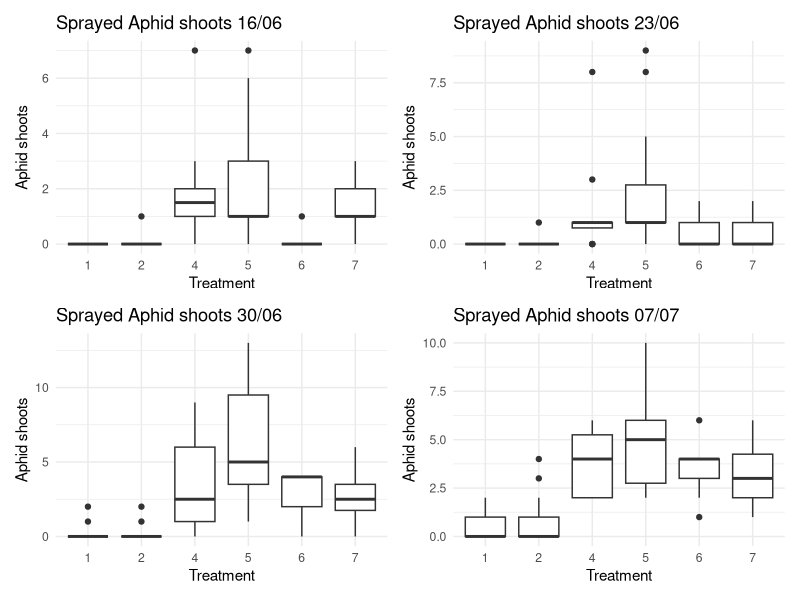
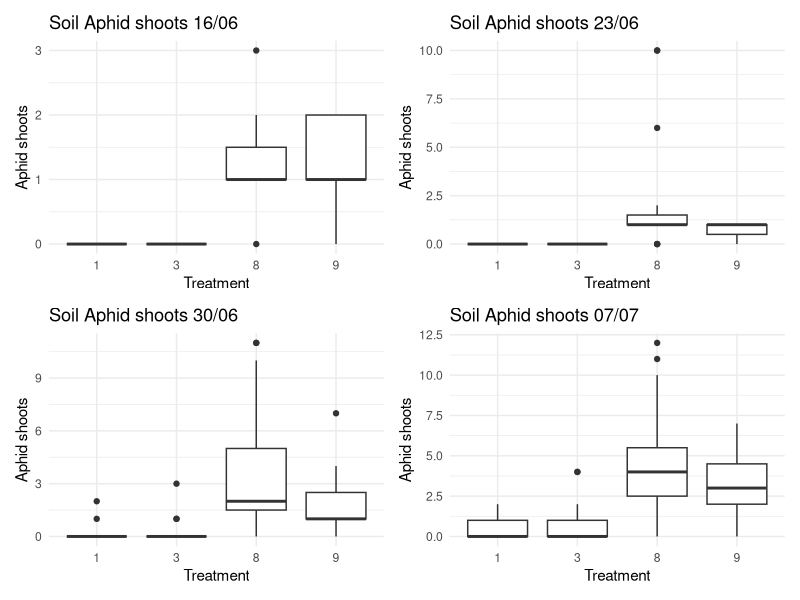
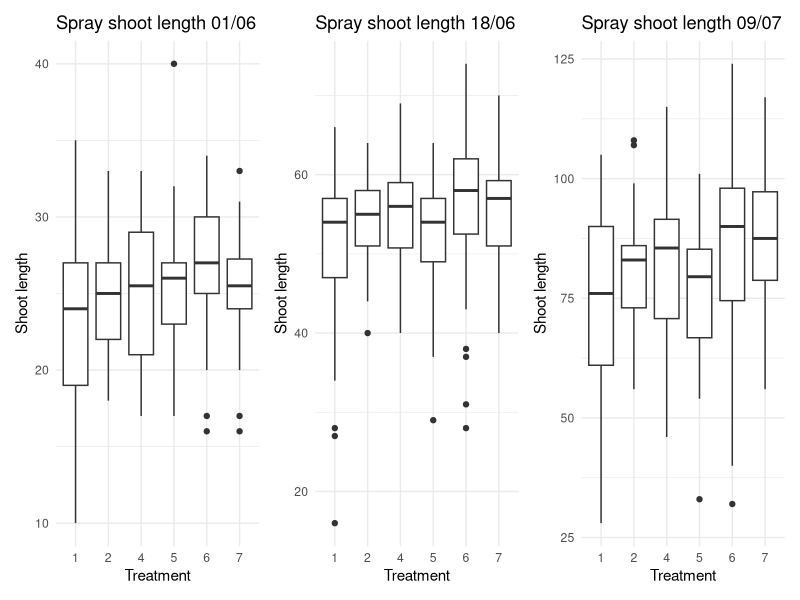
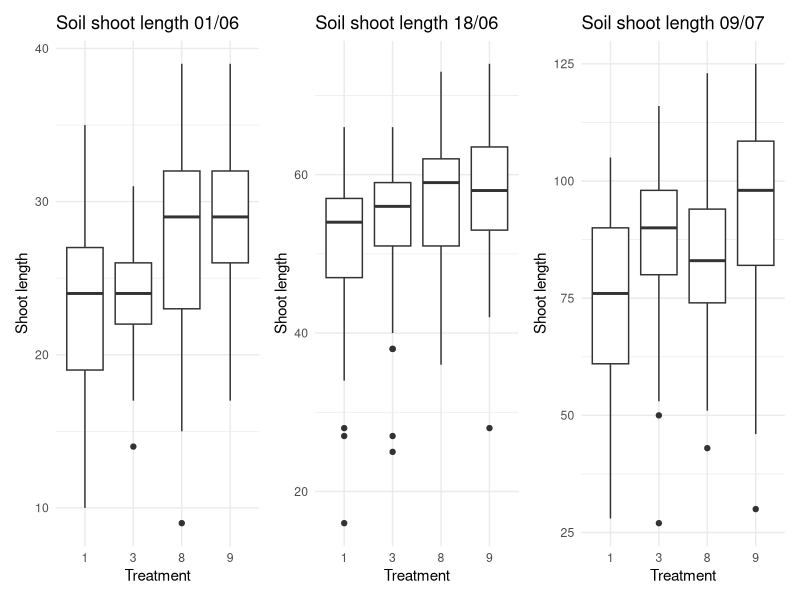

These charts were generated, in order, by the following R code:
## ---- chunk 1
knitr::opts_chunk$set(echo = TRUE)

library(tidyverse)
library(stringr)
library(readxl)
library(readr)
library(lubridate)
library(patchwork)
## ---- chunk 2
##Aphid infected shoots##

#Loading dataset for aphid infected shoots 
aphid_infected_shoot <- read_excel("data/Aphid_shoot_trial1.xlsx")


#Dataframe for frass spray application experiment
spray_frass.df <- aphid_infected_shoot %>% 
  filter(experiment %in% c('felles', '2a'))

#Dataframe for frass in soil experiment
frass_soil.df <- aphid_infected_shoot %>% 
  filter(experiment %in% c('felles', '2b'))
## ---- chunk 3

#Making dataframe of each date measured. Filtering out treatment 3 since this is the control for experiment 2b.

aphid_shoot_spray1.df <- spray_frass.df %>%
  filter(!behandling == 3) %>% 
    select(Trenummer,behandling,`Aphid_16/06`) %>% 
    group_by(behandling)

aphid_shoot_spray2.df <- spray_frass.df %>%
  filter(!behandling == 3) %>% 
    select(Trenummer,behandling, `Aphid_ 23/06`) %>% 
    group_by(behandling)

aphid_shoot_spray3.df <- spray_frass.df %>%
  filter(!behandling == 3) %>% 
    select(Trenummer,behandling, `Aphid_30/06`) %>% 
    group_by(behandling)

aphid_shoot_spray4.df <- spray_frass.df %>%
  filter(!behandling == 3) %>% 
    select(Trenummer,behandling, `Aphid_07/07`) %>% 
    group_by(behandling)
## ---- chunk 4
#Making dataframe of each date measured. Filtering out treatment 2 since this is the control for experiment 2a.

frass_soil_shoot1.df <- frass_soil.df %>%
  filter(!behandling == 2) %>% 
    select(Trenummer,behandling,`Aphid_16/06`) %>% 
    group_by(behandling)

frass_soil_shoot2.df <- frass_soil.df %>%
  filter(!behandling == 2) %>% 
    select(Trenummer,behandling, `Aphid_ 23/06`) %>% 
    group_by(behandling)

frass_soil_shoot3.df <- frass_soil.df %>%
  filter(!behandling == 2) %>% 
    select(Trenummer,behandling, `Aphid_30/06`) %>% 
    group_by(behandling)

frass_soil_shoot4.df <- frass_soil.df %>%
  filter(!behandling == 2) %>% 
    select(Trenummer,behandling, `Aphid_07/07`) %>% 
    group_by(behandling)
## ---- chunk 5

#Making simple boxplots for visualisation for spray application experiment

 p1 <- ggplot(aphid_shoot_spray1.df) +
  aes(x = behandling, y = `Aphid_16/06`) +
  geom_boxplot() +
  scale_color_hue(direction = 1) +
  labs(
    x = "Treatment",
    y = "Aphid shoots",
    title = "Sprayed Aphid shoots 16/06"
  ) +
   theme_minimal()

 p2 <- ggplot(aphid_shoot_spray2.df) +
  aes(x = behandling, y = `Aphid_ 23/06`
      ) +
  geom_boxplot() +
  scale_color_hue(direction = 1) +
  labs(
    x = "Treatment",
    y = "Aphid shoots",
    title = "Sprayed Aphid shoots 23/06"
  ) +
  theme_minimal()


 p3 <- ggplot(aphid_shoot_spray3.df) +
  aes(x = behandling, y = `Aphid_30/06`
      ) +
  geom_boxplot() +
  scale_color_hue(direction = 1) +
  labs(
    x = "Treatment",
    y = "Aphid shoots",
    title = "Sprayed Aphid shoots 30/06"
  ) +
  theme_minimal()

 p4 <- ggplot(aphid_shoot_spray4.df) +
  aes(x = behandling, y = `Aphid_07/07`
      ) +
  geom_boxplot() +
  scale_color_hue(direction = 1) +
  labs(
    x = "Treatment",
    y = "Aphid shoots",
    title = "Sprayed Aphid shoots 07/07"
  ) +
  theme_minimal()


 p1 + p2 + p3 + p4

## ---- chunk 6
#Making simple boxplots for visualisation for frass in soil experiment

 s1 <- ggplot(frass_soil_shoot1.df) +
  aes(x = behandling, y = `Aphid_16/06`) +
  geom_boxplot() +
  scale_color_hue(direction = 1) +
  labs(
    x = "Treatment",
    y = "Aphid shoots",
    title = "Soil Aphid shoots 16/06"
  ) +
   theme_minimal()

 s2 <- ggplot(frass_soil_shoot2.df) +
  aes(x = behandling, y = `Aphid_ 23/06`
      ) +
  geom_boxplot() +
  scale_color_hue(direction = 1) +
  labs(
    x = "Treatment",
    y = "Aphid shoots",
    title = "Soil Aphid shoots 23/06"
  ) +
  theme_minimal()


 s3 <- ggplot(frass_soil_shoot3.df) +
  aes(x = behandling, y = `Aphid_30/06`
      ) +
  geom_boxplot() +
  scale_color_hue(direction = 1) +
  labs(
    x = "Treatment",
    y = "Aphid shoots",
    title = "Soil Aphid shoots 30/06"
  ) +
  theme_minimal()

 s4 <- ggplot(frass_soil_shoot4.df) +
  aes(x = behandling, y = `Aphid_07/07`
      ) +
  geom_boxplot() +
  scale_color_hue(direction = 1) +
  labs(
    x = "Treatment",
    y = "Aphid shoots",
    title = "Soil Aphid shoots 07/07"
  ) +
  theme_minimal()

 s1 + s2 + s3 + s4

## ---- chunk 7
##Aphid shoot length##

#Loading dataset for aphid shoot length
aphid_shoot_length <- read_excel("data/Shoot_length.xlsx")


#Dataframe for shoot length in frass spray application experiment
shoot_length_spray.df <- aphid_shoot_length %>% 
  filter(experiment %in% c('felles', '2a'))

#Dataframe for shoot length in frass in soil experiment
frass_length_soil.df <- aphid_shoot_length %>% 
  filter(experiment %in% c('felles', '2b'))


## ---- chunk 8

#Making dataframe of each date measured. Filtering out treatment 3 since this is the control for experiment 2b.

frass_spray_shoot_length1.df <- shoot_length_spray.df %>%
  filter(!behandling == 3) %>% 
    select(behandling,`Shoot_length_01-04/6`) %>% 
    group_by(behandling)

frass_spray_shoot_length2.df <- shoot_length_spray.df %>%
  filter(!behandling == 3) %>% 
    select(behandling,`Shoot_length_18/6`) %>% 
    group_by(behandling)

frass_spray_shoot_length3.df <- shoot_length_spray.df %>%
  filter(!behandling == 3) %>% 
    select(behandling,`Shoot_length_09/7`) %>% 
    group_by(behandling)


## ---- chunk 9
#Making simple boxplots for visualisation for shoot length in spray application

lp1 <- ggplot(frass_spray_shoot_length1.df) +
  aes(x = behandling, y = `Shoot_length_01-04/6`) +
  geom_boxplot() +
  scale_color_hue(direction = 1) +
  labs(
    x = "Treatment",
    y = "Shoot length",
    title = "Spray shoot length 01/06"
  ) +
   theme_minimal()

lp2 <-  ggplot(frass_spray_shoot_length2.df) +
  aes(x = behandling, y = `Shoot_length_18/6`) +
  geom_boxplot() +
  scale_color_hue(direction = 1) +
  labs(
    x = "Treatment",
    y = "Shoot length",
    title = "Spray shoot length 18/06"
  ) +
   theme_minimal()
 
lp3 <- ggplot(frass_spray_shoot_length3.df) +
  aes(x = behandling, y = `Shoot_length_09/7`) +
  geom_boxplot() +
  scale_color_hue(direction = 1) +
  labs(
    x = "Treatment",
    y = "Shoot length",
    title = "Spray shoot length 09/07"
  ) +
   theme_minimal()

lp1 + lp2 + lp3
## ---- chunk 10

#Making dataframe of each date measured. Filtering out treatment 2 since this is the control for experiment 2a.

frass_soil_shoot_length1.df <- frass_length_soil.df %>%
  filter(!behandling == 2) %>% 
    select(behandling,`Shoot_length_01-04/6`) %>% 
    group_by(behandling)

frass_soil_shoot_length2.df <- frass_length_soil.df %>%
  filter(!behandling == 2) %>% 
    select(behandling,`Shoot_length_18/6`) %>% 
    group_by(behandling)

frass_soil_shoot_length3.df <- frass_length_soil.df %>%
  filter(!behandling == 2) %>% 
    select(behandling,`Shoot_length_09/7`) %>% 
    group_by(behandling)
## ---- chunk 11
#Making simple boxplots for visualisation for shoot length in frass in soil

ls1 <-ggplot(frass_soil_shoot_length1.df) +
  aes(x = behandling, y = `Shoot_length_01-04/6`) +
  geom_boxplot() +
  scale_color_hue(direction = 1) +
  labs(
    x = "Treatment",
    y = "Shoot length",
    title = "Soil shoot length 01/06"
  ) +
   theme_minimal()

ls2 <- ggplot(frass_soil_shoot_length2.df) +
  aes(x = behandling, y = `Shoot_length_18/6`) +
  geom_boxplot() +
  scale_color_hue(direction = 1) +
  labs(
    x = "Treatment",
    y = "Shoot length",
    title = "Soil shoot length 18/06"
  ) +
   theme_minimal()
 
ls3 <- ggplot(frass_soil_shoot_length3.df) +
  aes(x = behandling, y = `Shoot_length_09/7`) +
  geom_boxplot() +
  scale_color_hue(direction = 1) +
  labs(
    x = "Treatment",
    y = "Shoot length",
    title = "Soil shoot length 09/07"
  ) +
   theme_minimal()

ls1 + ls2 + ls3
